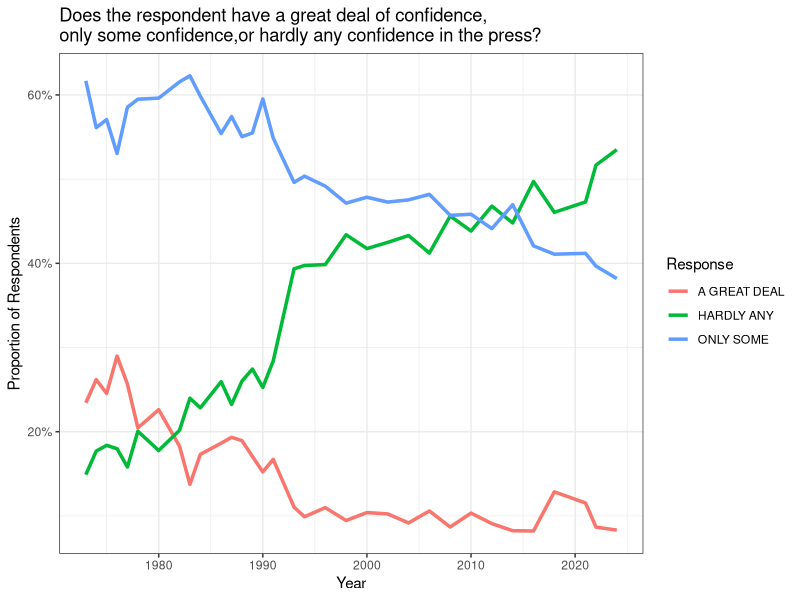
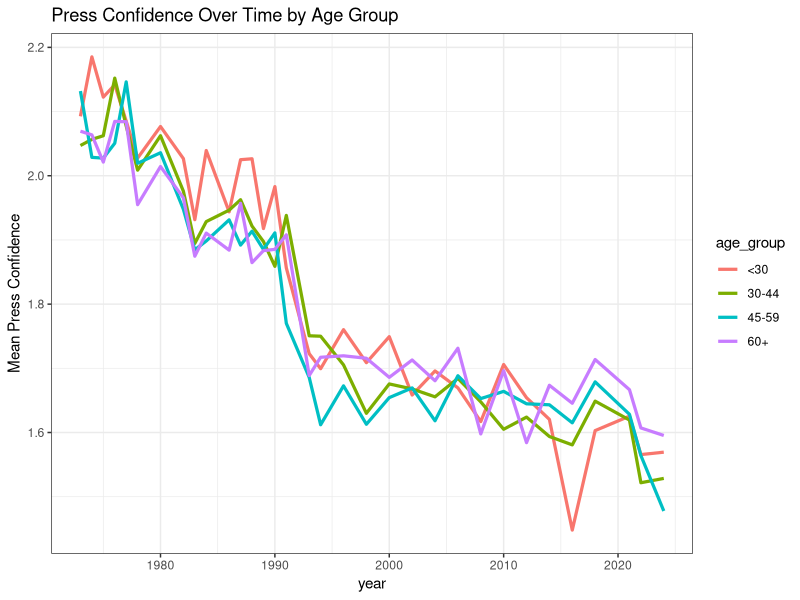
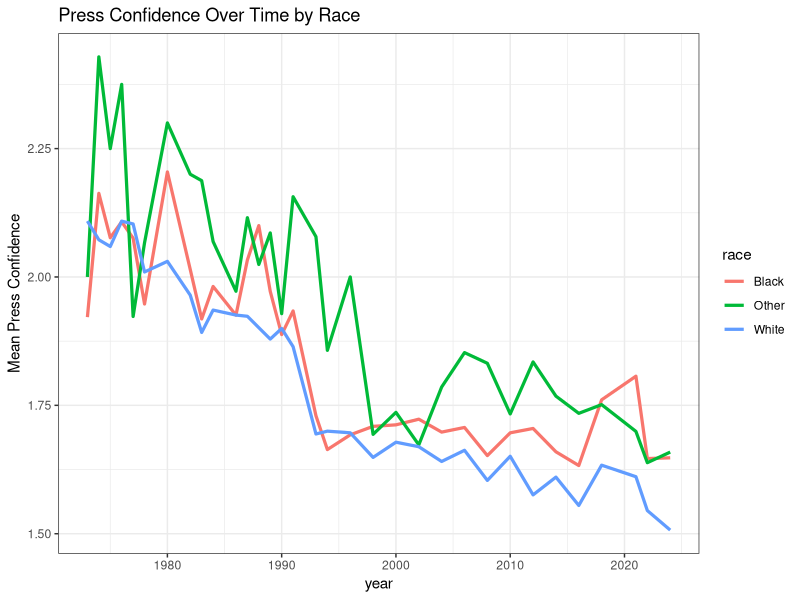
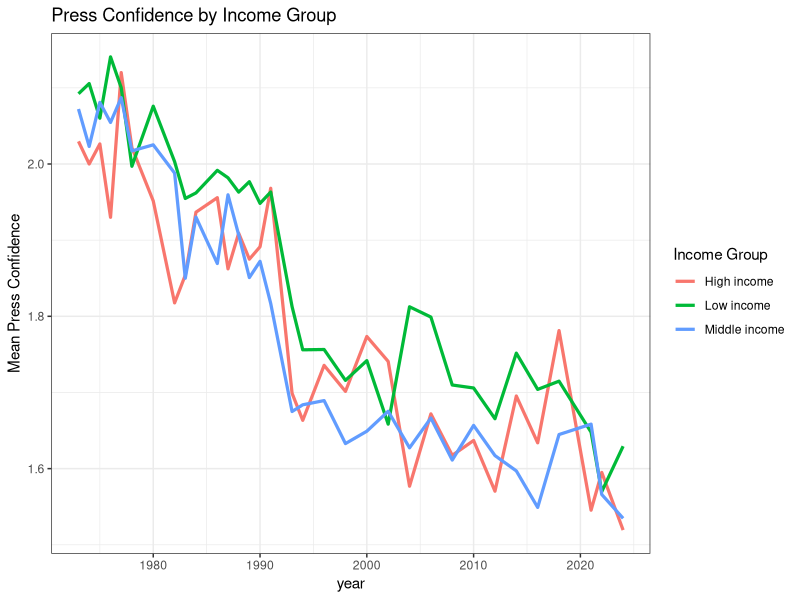
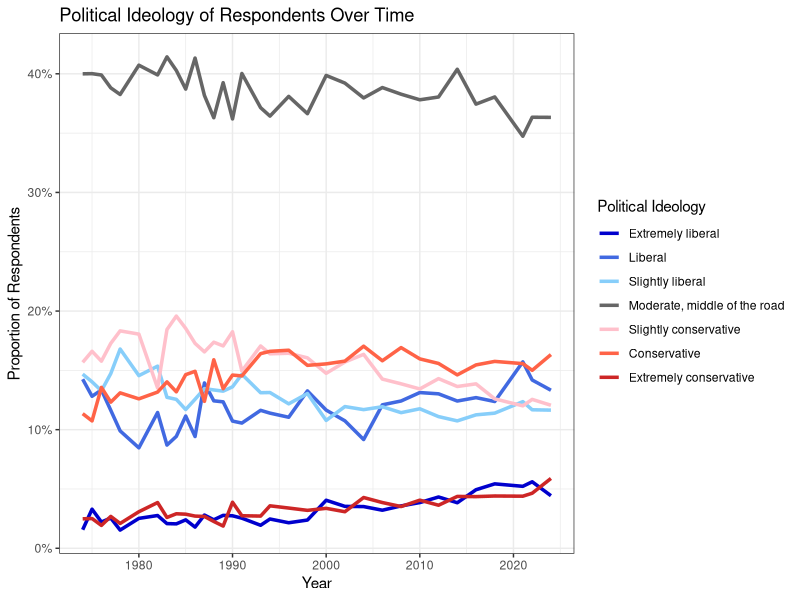
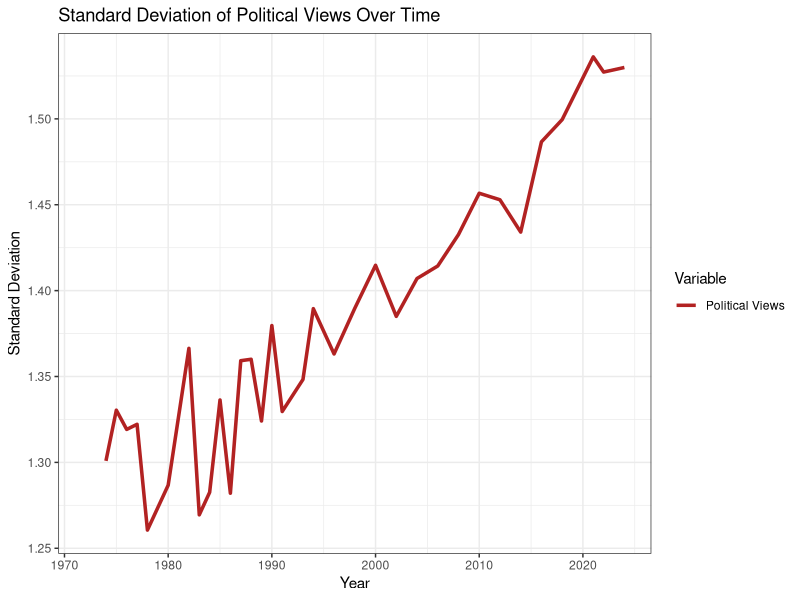
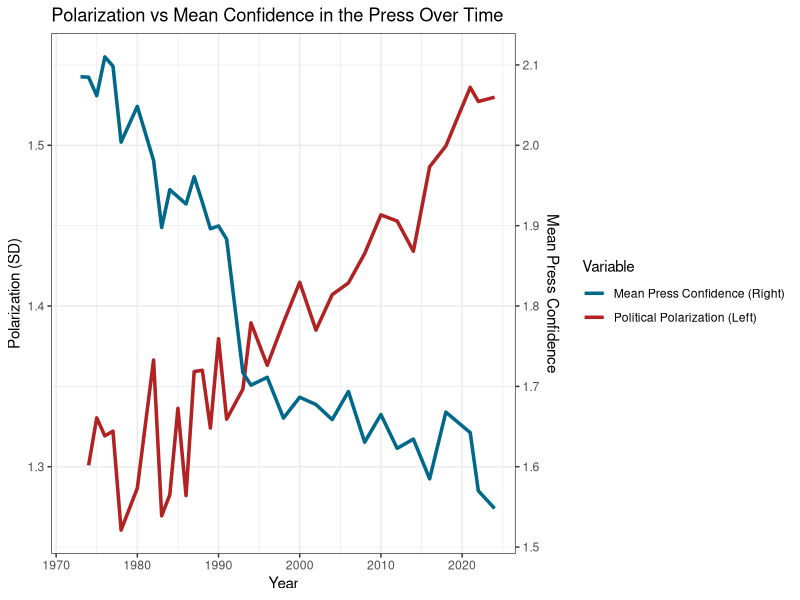
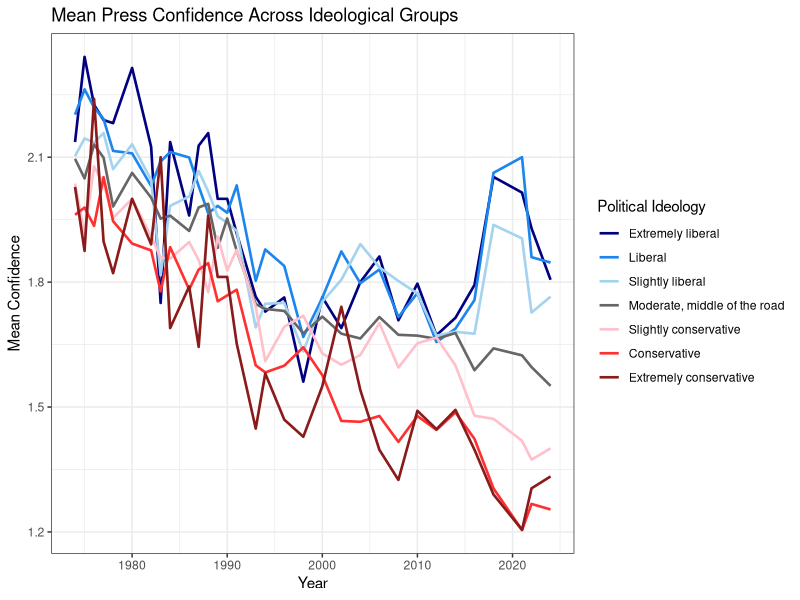

These charts were generated, in order, by the following R code:
## ---- chunk 1
### Load packages
library(tidyverse)
library(readxl)
library(zoo)
library(boot)

### Load data
gss_raw <- read_excel("data/gss_press.xlsx")
## ---- chunk 2
gss <- gss_raw %>%
  mutate(conpress = ifelse(conpress %in% c("ONLY SOME",
                                           "HARDLY ANY",
                                           "A GREAT DEAL"),
                           conpress,NA),
         polviews = ifelse(polviews %in% c(".i:  Inapplicable",
                                           ".d:  Do not Know/Cannot Choose",
                                           ".n:  No answer",
                                           ".s:  Skipped on Web"), 
                           NA, polviews),
         age = ifelse(age %in% c(".n:  No answer",
                                 ".d:  Do not Know/Cannot Choose",
                                 ".i:  Inapplicable"),
                      NA, age),
         race = ifelse(race == ".i:  Inapplicable", NA, race),
         income = ifelse(income %in% c(".i:  Inapplicable",
                                       ".d:  Do not Know/Cannot Choose",
                                       ".r:  Refused",
                                       ".n:  No answer",
                                       ".s:  Skipped on Web"),
                         NA, income),
         year = as.numeric(year),
         id_ = as.numeric(id_)) %>%
  select(-partyid)
## ---- chunk 3
# Get counts and proportion for each answer per years
conpress <- gss %>%
  group_by(year,conpress) %>%
  summarise(n = n(), .groups="drop") %>%
  group_by(year) %>%
  drop_na() %>%
  mutate(prop = n / sum(n))

ggplot(conpress, aes(x = year, y = prop, color = conpress)) + 
  geom_line(linewidth = 1.2) + 
  scale_y_continuous(labels = scales::percent) +
  labs(
    title = "Does the respondent have a great deal of confidence,
only some confidence,or hardly any confidence in the press?",
    x = "Year",
    y = "Proportion of Respondents",
    color = "Response"
  ) +
  theme_bw() 
## ---- chunk 4
# Mutate data for plotting
gss_dem <- gss %>%
  filter(!is.na(conpress)) %>%
  mutate(conpress_num = case_when(
    conpress == "HARDLY ANY" ~ 1,
    conpress == "ONLY SOME" ~ 2,
    conpress == "A GREAT DEAL" ~ 3
  ),
  age = ifelse(age == "89 or older", 89, as.numeric(age)),
  age_group = case_when(
    age < 30 ~ "<30",
    age < 45 ~ "30-44",
    age < 60 ~ "45-59",
    TRUE     ~ "60+"
  ))
## ---- chunk 5
# Mean confidence by age group
gss_dem %>%
  group_by(year, age_group) %>%
  summarise(mean_conf = mean(conpress_num, na.rm=TRUE)) %>%
  ggplot(aes(x=year, y=mean_conf, color=age_group)) +
  geom_line(linewidth=1.1) +
  labs(title="Press Confidence Over Time by Age Group",
       y="Mean Press Confidence") +
  theme_bw()
## ---- chunk 6
# Mean confidence by race
gss_dem %>%
  group_by(year, race) %>%
  summarise(mean_conf = mean(conpress_num, na.rm=TRUE)) %>%
  filter(!is.na(race)) %>%
  ggplot(aes(x = year, y = mean_conf, color = race)) +
  geom_line(linewidth=1.1) +
  labs(title="Press Confidence Over Time by Race",
       y="Mean Press Confidence") +
  theme_bw()
## ---- chunk 7
# Mean confidence by income group
gss_dem <- gss_dem %>%
  mutate(
    income_clean = as.numeric(str_remove_all(str_extract(income, "\\$?\\d+,?\\d*"), "[$,]")),
    income_group = case_when(
      income_clean < 20000 ~ "Low income",
      income_clean < 50000 ~ "Middle income",
      TRUE                 ~ "High income"
    )
  )


gss_dem %>%
  group_by(year, income_group) %>%
  summarise(mean_conf = mean(conpress_num, na.rm = TRUE)) %>%
  ggplot(aes(x = year, y = mean_conf, color = income_group)) +
  geom_line(linewidth=1.1) +
  labs(title="Press Confidence by Income Group",
       y="Mean Press Confidence",
       color="Income Group") +
  theme_bw()

## ---- chunk 8
# Chi-square: age_group vs conpress, year by year
age_tab <- table(gss_dem$age_group, gss_dem$conpress)
chisq.test(age_tab)

# Chi-square: race vs conpress, year by year
race_tab <- table(gss_dem$race, gss_dem$conpress)
chisq.test(race_tab)

# Chi-square: income_group vs conpress, year by year
income_tab <- table(gss_dem$income_group, gss_dem$conpress)
chisq.test(income_tab)
## ---- chunk 9
polviews <- gss %>%
  mutate(polviews = factor(polviews,
                           levels = c("Extremely liberal",
                                      "Liberal",
                                      "Slightly liberal",
                                      "Moderate, middle of the road",
                                      "Slightly conservative",
                                      "Conservative",
                                      "Extremely conservative"))) %>%
  group_by(year,polviews) %>%
  summarise(n = n(), .groups="drop") %>%
  group_by(year) %>%
  drop_na() %>%
  mutate(prop = n / sum(n))

ggplot(polviews, aes(x = year, y = prop, color = polviews)) +
  geom_line(linewidth = 1.2) +
  scale_y_continuous(labels = scales::percent) +
  scale_color_manual(name = "Political Ideology",
                     values = c("Extremely liberal" = "blue3",
                                "Liberal" = "royalblue",
                                "Slightly liberal" = "lightskyblue",
                                "Moderate, middle of the road" = "gray40",
                                "Slightly conservative" = "pink",
                                "Conservative" = "tomato",
                                "Extremely conservative" = "firebrick3")) +
  labs(
    title = "Political Ideology of Respondents Over Time",
    x = "Year",
    y = "Proportion of Respondents",
    color = "Political Ideology"
  ) +
  theme_bw()

## ---- chunk 10
gss <- gss %>%
  mutate(polviews_num = ifelse(polviews == "Extremely liberal", 1, 
                               ifelse(polviews == "Liberal", 2, 
                                      ifelse(polviews == "Slightly liberal", 3,
                                             ifelse(polviews == "Moderate, middle of the road", 4,
                                                    ifelse(polviews == "Slightly conservative", 5, 
                                                           ifelse(polviews == "Conservative", 6, 
                                                                  ifelse(polviews == "Extremely conservative", 7, NA))))))))

spread_by_year <- gss %>%
  group_by(year) %>%
  summarise(
    sd_pol = sd(polviews_num, na.rm = TRUE),
    n = sum(!is.na(polviews_num))
  )

ggplot(data=spread_by_year,aes(x=year)) + 
  geom_line(linewidth = 1.2, aes(y=sd_pol, color="Political Views")) + 
  scale_color_manual(name = "Variable",
                     values = c("Political Views" = "firebrick")) +
  labs(title = "Standard Deviation of Political Views Over Time",
       x = "Year",
       y = "Standard Deviation") + 
  theme_bw()
## ---- chunk 11
N <- 5000

# function to compute SD
boot_sd <- function(data, idx) {
  sd(data[idx], na.rm = TRUE)
}

early <- gss$polviews_num[gss$year < 1998]
late  <- gss$polviews_num[gss$year >= 1998]

boot_early <- boot(early, boot_sd, R = N)
boot_late  <- boot(late, boot_sd, R = N)

boot.ci(boot_late, type="perc")
boot.ci(boot_early, type="perc")

# Compare distributions or compute CI of difference
sd_diff <- boot_late$t - boot_early$t
quantile(sd_diff, c(.025, .975))
## ---- chunk 12
press_pol <- gss %>%
  mutate(conpress_num = case_when(
    conpress == "HARDLY ANY" ~ 1,
    conpress == "ONLY SOME" ~ 2,
    conpress == "A GREAT DEAL" ~ 3)) %>%
  group_by(year) %>%
  summarise(mean_conf = mean(conpress_num, na.rm = TRUE)) %>%
  right_join(spread_by_year, by = "year") %>%
  arrange(year) %>%
  mutate(mean_conf = na.approx(mean_conf, x = year, na.rm = FALSE),
         sd_pol    = na.approx(sd_pol,    x = year, na.rm = FALSE))

ggplot(press_pol, aes(x = year)) +
  geom_line(aes(y = sd_pol, color = "Political Polarization (Left)"), 
            linewidth=1.2) +
  geom_line(aes(y = 0.5 * mean_conf + 0.5, color = "Mean Press Confidence (Right)"), 
            linewidth=1.2) +
  scale_y_continuous(name = "Polarization (SD)",
                     sec.axis = sec_axis(~ (. - .5) / .5, 
                                         name = "Mean Press Confidence")) +
  scale_color_manual(values = c("Political Polarization (Left)" = "firebrick",
                                "Mean Press Confidence (Right)" = "deepskyblue4")) +
  labs(title="Polarization vs Mean Confidence in the Press Over Time",
       x="Year",
       color="Variable") +
  theme_bw()
## ---- chunk 13
mean_by_pol <- gss %>%
  mutate(conpress_num = case_when(
    conpress == "HARDLY ANY" ~ 1,
    conpress == "ONLY SOME" ~ 2,
    conpress == "A GREAT DEAL" ~ 3
  )) %>%
  mutate(polviews_cat = polviews) %>%
  group_by(year, polviews_cat) %>%
  summarise(mean_conf = mean(conpress_num, na.rm=TRUE), .groups="drop") %>%
  filter(!is.na(polviews_cat)) %>%
  group_by(polviews_cat) %>%
  arrange(year) %>%
  mutate(mean_conf = na.approx(mean_conf, x = year, na.rm = FALSE)) %>%
  ungroup() %>%
  mutate(polviews_cat = factor(polviews_cat,
                           levels = c("Extremely liberal",
                                      "Liberal",
                                      "Slightly liberal",
                                      "Moderate, middle of the road",
                                      "Slightly conservative",
                                      "Conservative",
                                      "Extremely conservative")))

ggplot(mean_by_pol, aes(x = year, y = mean_conf, 
                        group = polviews_cat, color = polviews_cat)) +
  geom_line(linewidth = 0.9) +
  scale_color_manual(name = "Political Ideology",
                     values = c("Extremely liberal" = "navyblue",
                                "Liberal" = "dodgerblue2",
                                "Slightly liberal" = "lightskyblue2",
                                "Moderate, middle of the road" = "gray40",
                                "Slightly conservative" = "pink",
                                "Conservative" = "firebrick1",
                                "Extremely conservative" = "firebrick4")) +
  labs(
    title = "Mean Press Confidence Across Ideological Groups",
    x = "Year",
    y = "Mean Confidence",
    color = "Political Ideology"
  ) +
  theme_bw()
## ---- chunk 14
chisq.test(table(gss$polviews, gss$conpress))
## ---- chunk 15
gss_chisq <- gss %>%
  filter(!is.na(polviews), !is.na(conpress)) %>%
  mutate(polviews = factor(polviews),
         conpress = factor(conpress))

chi_by_year <- gss_chisq %>%
  group_by(year) %>%
  summarise(
    chisq = list(chisq.test(table(polviews, conpress)))
  ) %>%
  mutate(
    statistic = map_dbl(chisq, "statistic"),
    p_value   = map_dbl(chisq, "p.value"),
    df        = map_dbl(chisq, ~ .x$parameter)
  ) %>%
  select(-chisq)

ggplot(chi_by_year, aes(x = year, y = statistic)) +
  geom_line(linewidth = 1.2, color = "firebrick") +
  labs(
    title = "Chi-square Statistic Over Time",
    subtitle = "Association Between Political Ideology and Press Confidence",
    x = "Year",
    y = "Chi-square Statistic"
  ) +
  theme_bw(base_size = 14)

ggplot(chi_by_year, aes(x = year, y = p_value)) +
  geom_line(linewidth = 1.2, color = "steelblue") +
  geom_hline(yintercept = 0.05, linetype = "dashed") +
  scale_y_continuous(trans = "log10") +
  labs(
    title = "P-values for Chi-square Tests Over Time",
    subtitle = "(log-scale axis)",
    x = "Year",
    y = "P-value"
  ) +
  theme_bw(base_size = 14)
